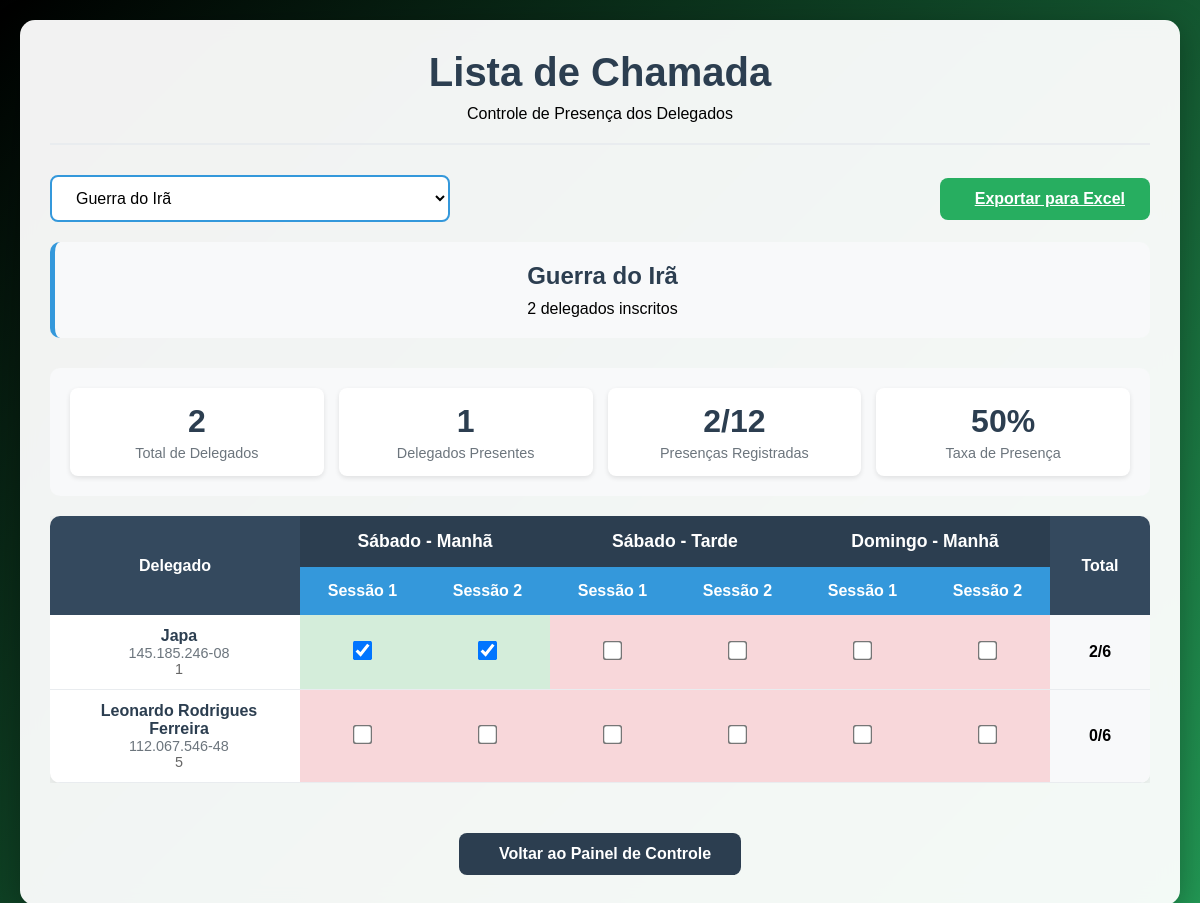
Page /pages/chamada.php (signed in) on the committed database.
### tables this page shows
CREATE TABLE `comite` (
  `id_comite` int(11) NOT NULL,
  `id_unif` int(11) DEFAULT NULL,
  `cpf_d1` varchar(14) NOT NULL,
  `cpf_d2` varchar(14) NOT NULL,
  `cpf_d3` varchar(14) NOT NULL,
  `tipo_comite` varchar(100) DEFAULT NULL,
  `nome_comite` varchar(100) DEFAULT NULL,
  `data_comite` date DEFAULT NULL,
  `num_delegados` int(11) DEFAULT NULL,
  `descricao_comite` varchar(1000) DEFAULT NULL,
  `status` enum('pendente','aprovado','reprovado','em_andamento') DEFAULT 'pendente'
);

CREATE TABLE `delegado` (
  `cpf` varchar(14) NOT NULL,
  `id_comite` int(11) DEFAULT NULL,
  `representacao` int(11) DEFAULT NULL,
  `comite_desejado` int(11) DEFAULT NULL,
  `primeira_op_representacao` int(11) DEFAULT NULL,
  `segunda_op_representacao` int(11) DEFAULT NULL,
  `terceira_op_representacao` int(11) DEFAULT NULL,
  `segunda_op_comite` int(11) DEFAULT NULL,
  `terceira_op_comite` int(11) DEFAULT NULL,
  `id_delegacao` int(11) DEFAULT NULL,
  `pdf_pagamento` varchar(200) DEFAULT NULL COMMENT 'Caminho PDF do comprovante de matrícula/delegação',
  `status_pagamento` enum('pendente','aprovado','reprovado') DEFAULT 'pendente' COMMENT 'Status da verificação do PDF',
  `aprovado_delegacao` enum('individual','pendente','aprovado','reprovado') DEFAULT 'individual' COMMENT 'Status da delegação: individual, pendente, aprovado, reprovado'
);

CREATE TABLE `usuario` (
  `cpf` varchar(14) NOT NULL,
  `nome` varchar(100) DEFAULT NULL,
  `email` varchar(100) DEFAULT NULL,
  `email_instituicao` varchar(100) DEFAULT NULL,
  `restricao_alimentar` varchar(100) DEFAULT NULL,
  `alergia` varchar(100) DEFAULT NULL,
  `telefone` varchar(14) DEFAULT NULL,
  `telefone_instituicao` varchar(20) DEFAULT NULL,
  `senha` varchar(20) DEFAULT NULL,
  `instituicao` varchar(100) DEFAULT NULL,
  `adm` tinyint(1) DEFAULT 0,
  `senha_hash` varchar(255) DEFAULT NULL,
  `professor` enum('aprovado','pendente','reprovado','aluno') DEFAULT 'aluno'
);

CREATE TABLE `presenca_delegado` (
  `id_presenca` int(11) NOT NULL,
  `cpf_delegado` varchar(14) NOT NULL,
  `id_unif` int(11) NOT NULL,
  `id_comite` int(11) NOT NULL,
  `sabado_manha_1` tinyint(1) DEFAULT 0,
  `sabado_manha_2` tinyint(1) DEFAULT 0,
  `sabado_tarde_1` tinyint(1) DEFAULT 0,
  `sabado_tarde_2` tinyint(1) DEFAULT 0,
  `domingo_manha_1` tinyint(1) DEFAULT 0,
  `domingo_manha_2` tinyint(1) DEFAULT 0
);

### pages/chamada.php (the view, shortened to what this page needs)
<?php
require_once 'php/conexao.php';
?>
<!DOCTYPE html>
<html lang="pt-BR">
<head>
    <link rel="stylesheet" href="styles/global.css">
</head>
<body>
    <?php
    if (isset($_SESSION["cpf"])) {
        $is_admin = isset($_SESSION["adm"]) && $_SESSION["adm"] == true;
        $comites = array();
        $delegados = array();
        $presencas = array();
        $comite_selecionado = $_GET['comite'] ?? null;
        $comite_info = null;
        if ($conn && $conn->connect_error === null) {
            $sql_unif = "SELECT id_unif FROM unif ORDER BY data_inicio_unif DESC LIMIT 1";
            $result_unif = $conn->query($sql_unif);
            if ($result_unif && $result_unif->num_rows > 0) {
                $unif_atual = $result_unif->fetch_assoc();
                $id_unif = $unif_atual['id_unif'];
                if ($is_admin) {
                    $sql_comites = "SELECT id_comite, nome_comite FROM comite
                                   WHERE id_unif = ? AND status = 'aprovado'
                                   ORDER BY nome_comite";
                    $stmt_comites = $conn->prepare($sql_comites);
                    $stmt_comites->bind_param("i", $id_unif);
                    $stmt_comites->execute();
                    $result_comites = $stmt_comites->get_result();
                    if ($result_comites && $result_comites->num_rows > 0) {
                        while ($row = $result_comites->fetch_assoc()) {
                            $comites[] = $row;
                        }
                    }
                    if (!$comite_selecionado && !empty($comites)) {
                        $comite_selecionado = $comites[0]['id_comite'];
                    }
                }
                if ($comite_selecionado) {
                    if (!$comite_info) {
                        $sql_comite_info = "SELECT nome_comite FROM comite WHERE id_comite = ?";
                        $stmt_info = $conn->prepare($sql_comite_info);
                        $stmt_info->bind_param("i", $comite_selecionado);
                        $stmt_info->execute();
                        $result_info = $stmt_info->get_result();
                        if ($result_info->num_rows > 0) {
                            $comite_info = $result_info->fetch_assoc();
                        }
                    }
                    $sql_delegados = "SELECT d.cpf, u.nome, d.representacao
                                     FROM delegado d
                                     INNER JOIN usuario u ON d.cpf = u.cpf
                                     WHERE d.id_comite = ?
                                     ORDER BY u.nome";
                    $stmt_delegados = $conn->prepare($sql_delegados);
                    $stmt_delegados->bind_param("i", $comite_selecionado);
                    $stmt_delegados->execute();
                    $result_delegados = $stmt_delegados->get_result();
                    if ($result_delegados && $result_delegados->num_rows > 0) {
                        while ($row = $result_delegados->fetch_assoc()) {
                            $delegados[] = $row;
                        }
                    }
                    if (!empty($delegados)) {
                        $cpfs = array_column($delegados, 'cpf');
                        $placeholders = str_repeat('?,', count($cpfs) - 1) . '?';
                        $sql_presencas = "SELECT cpf_delegado, sabado_manha_1, sabado_manha_2,
                                       sabado_tarde_1, sabado_tarde_2, domingo_manha_1, domingo_manha_2
                                       FROM presenca_delegado
                                       WHERE id_unif = ? AND id_comite = ?
                                       AND cpf_delegado IN ($placeholders)";
                        $stmt_presencas = $conn->prepare($sql_presencas);
                        $types = "ii" . str_repeat('s', count($cpfs));
                        $params = array_merge([$id_unif, $comite_selecionado], $cpfs);
                        $stmt_presencas->bind_param($types, ...$params);
                        $stmt_presencas->execute();
                        $result_presencas = $stmt_presencas->get_result();
                        if ($result_presencas && $result_presencas->num_rows > 0) {
                            while ($row = $result_presencas->fetch_assoc()) {
                                $presencas[$row['cpf_delegado']] = $row;
                            }
                        }
                    }
                }
            }
        }
        $tem_acesso = $is_admin || (!empty($comites) && $comite_selecionado);
        if ($tem_acesso) {
    ?>
            <div class="container">
                <div class="header">
                    <h1>Lista de Chamada</h1>
                    <p>Controle de Presença dos Delegados</p>
                </div>
                <div class="controles-superiores">
                    <?php if ($is_admin && !empty($comites)): ?>
                        <div class="selecionar-comite">
                            <select onchange="window.location.href='?comite=' + this.value">
                                <?php foreach ($comites as $comite): ?>
                                    <option value="<?php echo $comite['id_comite']; ?>"
                                        <?php echo $comite_selecionado == $comite['id_comite'] ? 'selected' : ''; ?>>
                                        <?php echo htmlspecialchars($comite['nome_comite']); ?>
                                    </option>
                                <?php endforeach; ?>
                            </select>
                        </div>
                    <?php else: ?>
                        <div></div>
                    <?php endif; ?>
                    <?php if ($comite_selecionado && !empty($delegados)): ?>
                        <form method="POST" style="display: inline;">
                            <?php if ($comite_selecionado && !empty($delegados)): ?>
                                <a href="exportar_excel.php?comite=<?php echo $comite_selecionado; ?>" class="export-btn" target="_blank">
                                    <i class="fas fa-file-excel"></i> Exportar para Excel
                                </a>
                            <?php endif; ?>
                        </form>
                    <?php endif; ?>
                </div>
                <?php if ($comite_selecionado && $comite_info): ?>
                    <div class="comite-info">
                        <h2><?php echo htmlspecialchars($comite_info['nome_comite']); ?></h2>
                        <p><?php echo count($delegados); ?> delegados inscritos</p>
                    </div>
                <?php endif; ?>
                <?php if ($comite_selecionado && !empty($delegados)):
                    $total_presentes = 0;
                    $total_sessoes = 0;
                    $delegados_presentes = 0;
                    foreach ($delegados as $delegado) {
                        $presenca_delegado = $presencas[$delegado['cpf']] ?? array();
                        $presente_delegado = 0;
                        $tipos_presenca = ['sabado_manha_1', 'sabado_manha_2', 'sabado_tarde_1', 'sabado_tarde_2', 'domingo_manha_1', 'domingo_manha_2'];
                        foreach ($tipos_presenca as $tipo) {
                            if (!empty($presenca_delegado[$tipo]) && $presenca_delegado[$tipo] == 1) {
                                $total_presentes++;
                                $presente_delegado++;
                            }
                            $total_sessoes++;
                        }
                        if ($presente_delegado > 0) {
                            $delegados_presentes++;
                        }
                    }
                ?>
                    <div class="stats-container">
                        <div class="stat-card">
                            <div class="stat-number"><?php echo count($delegados); ?></div>
                            <div class="stat-label">Total de Delegados</div>
                        </div>
                        <div class="stat-card">
                            <div class="stat-number"><?php echo $delegados_presentes; ?></div>
                            <div class="stat-label">Delegados Presentes</div>
                        </div>
                        <div class="stat-card">
                            <div class="stat-number"><?php echo $total_presentes; ?>/<?php echo $total_sessoes; ?></div>
                            <div class="stat-label">Presenças Registradas</div>
                        </div>
                        <div class="stat-card">
                            <div class="stat-number"><?php echo round(($delegados_presentes / max(1, count($delegados))) * 100, 1); ?>%</div>
                            <div class="stat-label">Taxa de Presença</div>
                        </div>
                    </div>
                    <div class="lista-chamada">
                        <table class="tabela-chamada">
                            <thead>
                                <tr>
                                    <th rowspan="2" style="width: 250px;">Delegado</th>
                                    <th colspan="2" class="sessao-header">Sábado - Manhã</th>
                                    <th colspan="2" class="sessao-header">Sábado - Tarde</th>
                                    <th colspan="2" class="sessao-header">Domingo - Manhã</th>
                                    <th rowspan="2" style="width: 100px;">Total</th>
                                </tr>
                                <tr>
                                    <th class="sessao-title">Sessão 1</th>
                                    <th class="sessao-title">Sessão 2</th>
                                    <th class="sessao-title">Sessão 1</th>
                                    <th class="sessao-title">Sessão 2</th>
                                    <th class="sessao-title">Sessão 1</th>
                                    <th class="sessao-title">Sessão 2</th>
                                </tr>
                            </thead>
                            <tbody>
                                <?php foreach ($delegados as $delegado):
                                    $presenca_delegado = $presencas[$delegado['cpf']] ?? array();
                                    $total_presente = 0;
                                    $tipos_presenca = ['sabado_manha_1', 'sabado_manha_2', 'sabado_tarde_1', 'sabado_tarde_2', 'domingo_manha_1', 'domingo_manha_2'];
                                    foreach ($tipos_presenca as $tipo) {
                                        if (!empty($presenca_delegado[$tipo]) && $presenca_delegado[$tipo] == 1) {
                                            $total_presente++;
                                        }
                                    }
                                ?>
                                    <tr>
                                        <td class="delegado-info">
                                            <div class="delegado-nome"><?php echo htmlspecialchars($delegado['nome']); ?></div>
                                            <div class="delegado-cpf"><?php echo $delegado['cpf']; ?></div>
                                            <div class="delegado-representacao" style="color: #666; font-size: 0.9em;">
                                                <?php echo htmlspecialchars($delegado['representacao']); ?>
                                            </div>
                                        </td>
                                        <?php foreach ($tipos_presenca as $tipo):
                                            $marcado = !empty($presenca_delegado[$tipo]) && $presenca_delegado[$tipo] == 1;
                                        ?>
                                            <td class="<?php echo $marcado ? 'presenca-marcada' : 'presenca-ausente'; ?>">
                                                <form method="POST" style="display: inline;">
                                                    <input type="checkbox" class="checkbox-presenca"
                                                        <?php echo $marcado ? 'checked' : ''; ?>
                                                        onchange="this.form.submit()">
                                                </form>
                                            </td>
                                        <?php endforeach; ?>
                                        <td style="font-weight: bold; background: #f8f9fa;">
                                            <?php echo $total_presente; ?>/6
                                        </td>
                                    </tr>
                                <?php endforeach; ?>
                            </tbody>
                        </table>
                    </div>
                <?php endif; ?>
                <div style="text-align: center; margin-top: 30px;">
                    <a href="painelControle.php" class="voltar-btn">
                        <i class="fas fa-arrow-left"></i> Voltar ao Painel de Controle
                    </a>
                </div>
            </div>
    <?php
        } else {
            echo "<div class='container' style='text-align: center; padding: 40px;'>
              <h3>Usuário não autorizado!</h3>
              <p>Você não tem permissão para acessar esta página.</p>
              <a href='painelControle.php' class='voltar-btn'>Voltar</a>
            </div>";
        }
    } else {
        echo "<div class='container' style='text-align: center; padding: 40px;'>
            <h3>Usuário não autenticado!</h3>
            <p>Você precisa fazer login para acessar esta página.</p>
            <a href='login.php' class='voltar-btn'>Fazer Login</a>
          </div>";
    }
    ?>
</body>
</html>

### rows in the picture
comite: nome_comite "Guerra do Irã"
delegado: cpf.nome "Japa", cpf "145.185.246-08", representacao "1", cpf "☑", total_presente "2"
delegado: cpf.nome "Leonardo Rodrigues Ferreira", cpf "112.067.546-48", representacao "5", total_presente "0"

### other values in the picture
count($delegados) "2"
$delegados_presentes "1"
$total_presentes "2"
$total_sessoes "12"
form field value "Guerra do Irã"
